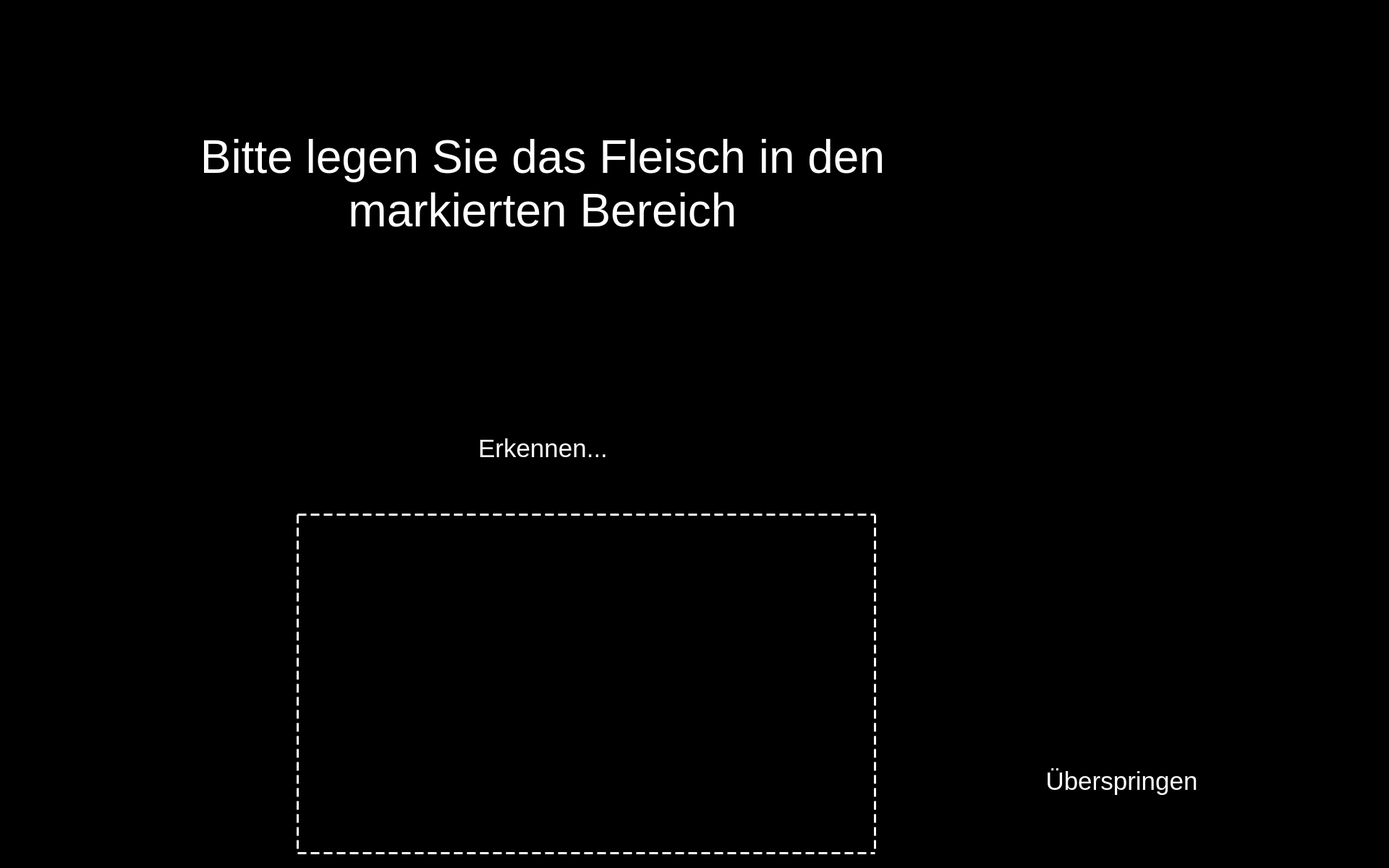
<?xml version="1.0" encoding="UTF-8"?>
<ui version="4.0">
 <class>Step_1_UI</class>
 <widget class="QWidget" name="Step_1_UI">
  <property name="windowModality">
   <enum>Qt::WindowModal</enum>
  </property>
  <property name="enabled">
   <bool>true</bool>
  </property>
  <property name="geometry">
   <rect>
    <x>0</x>
    <y>0</y>
    <width>1920</width>
    <height>1200</height>
   </rect>
  </property>
  <property name="sizePolicy">
   <sizepolicy hsizetype="Preferred" vsizetype="Preferred">
    <horstretch>0</horstretch>
    <verstretch>0</verstretch>
   </sizepolicy>
  </property>
  <property name="minimumSize">
   <size>
    <width>0</width>
    <height>0</height>
   </size>
  </property>
  <property name="maximumSize">
   <size>
    <width>1920</width>
    <height>1200</height>
   </size>
  </property>
  <property name="windowTitle">
   <string>Food Assist</string>
  </property>
  <property name="windowOpacity">
   <double>1.000000000000000</double>
  </property>
  <property name="styleSheet">
   <string notr="true">background-color: rgb(0, 0, 0);</string>
  </property>
  <widget class="QLabel" name="start_label">
   <property name="geometry">
    <rect>
     <x>250</x>
     <y>100</y>
     <width>1000</width>
     <height>310</height>
    </rect>
   </property>
   <property name="sizePolicy">
    <sizepolicy hsizetype="Preferred" vsizetype="Preferred">
     <horstretch>0</horstretch>
     <verstretch>0</verstretch>
    </sizepolicy>
   </property>
   <property name="minimumSize">
    <size>
     <width>510</width>
     <height>310</height>
    </size>
   </property>
   <property name="maximumSize">
    <size>
     <width>1000</width>
     <height>1000</height>
    </size>
   </property>
   <property name="font">
    <font>
     <pointsize>48</pointsize>
     <weight>50</weight>
     <italic>false</italic>
     <bold>false</bold>
     <stylestrategy>PreferDefault</stylestrategy>
     <kerning>true</kerning>
    </font>
   </property>
   <property name="frameShape">
    <enum>QFrame::NoFrame</enum>
   </property>
   <property name="frameShadow">
    <enum>QFrame::Raised</enum>
   </property>
   <property name="lineWidth">
    <number>0</number>
   </property>
   <property name="text">
    <string>&lt;html&gt;&lt;head/&gt;&lt;body&gt;&lt;p&gt;&lt;span style=&quot; color:#ffffff;&quot;&gt;Bitte legen Sie das Fleisch in den markierten Bereich&lt;/span&gt;&lt;/p&gt;&lt;/body&gt;&lt;/html&gt;</string>
   </property>
   <property name="textFormat">
    <enum>Qt::MarkdownText</enum>
   </property>
   <property name="scaledContents">
    <bool>false</bool>
   </property>
   <property name="alignment">
    <set>Qt::AlignCenter</set>
   </property>
   <property name="wordWrap">
    <bool>true</bool>
   </property>
  </widget>
  <widget class="QPushButton" name="button_skip">
   <property name="enabled">
    <bool>true</bool>
   </property>
   <property name="geometry">
    <rect>
     <x>1450</x>
     <y>830</y>
     <width>200</width>
     <height>200</height>
    </rect>
   </property>
   <property name="sizePolicy">
    <sizepolicy hsizetype="Maximum" vsizetype="Maximum">
     <horstretch>0</horstretch>
     <verstretch>0</verstretch>
    </sizepolicy>
   </property>
   <property name="minimumSize">
    <size>
     <width>150</width>
     <height>150</height>
    </size>
   </property>
   <property name="maximumSize">
    <size>
     <width>200</width>
     <height>200</height>
    </size>
   </property>
   <property name="cursor">
    <cursorShape>OpenHandCursor</cursorShape>
   </property>
   <property name="focusPolicy">
    <enum>Qt::WheelFocus</enum>
   </property>
   <property name="contextMenuPolicy">
    <enum>Qt::DefaultContextMenu</enum>
   </property>
   <property name="icon">
    <iconset resource="../../resources/res.qrc">
     <normaloff>:/buttons/Button Next.svg</normaloff>:/buttons/Button Next.svg</iconset>
   </property>
   <property name="iconSize">
    <size>
     <width>200</width>
     <height>200</height>
    </size>
   </property>
   <property name="autoDefault">
    <bool>false</bool>
   </property>
   <property name="default">
    <bool>false</bool>
   </property>
   <property name="flat">
    <bool>true</bool>
   </property>
  </widget>
  <widget class="QLabel" name="label_8">
   <property name="geometry">
    <rect>
     <x>410</x>
     <y>710</y>
     <width>801</width>
     <height>471</height>
    </rect>
   </property>
   <property name="styleSheet">
    <string notr="true">border :3px solid white;
border-style : dashed;
background-color: rgb(0, 0, 0, 0);</string>
   </property>
   <property name="text">
    <string/>
   </property>
  </widget>
  <widget class="QLabel" name="detecting_gif_label">
   <property name="geometry">
    <rect>
     <x>690</x>
     <y>450</y>
     <width>128</width>
     <height>128</height>
    </rect>
   </property>
   <property name="text">
    <string/>
   </property>
   <property name="scaledContents">
    <bool>true</bool>
   </property>
  </widget>
  <widget class="QLabel" name="detecting_text_label">
   <property name="geometry">
    <rect>
     <x>660</x>
     <y>590</y>
     <width>181</width>
     <height>61</height>
    </rect>
   </property>
   <property name="sizePolicy">
    <sizepolicy hsizetype="Preferred" vsizetype="Preferred">
     <horstretch>0</horstretch>
     <verstretch>0</verstretch>
    </sizepolicy>
   </property>
   <property name="minimumSize">
    <size>
     <width>0</width>
     <height>0</height>
    </size>
   </property>
   <property name="maximumSize">
    <size>
     <width>1000</width>
     <height>1000</height>
    </size>
   </property>
   <property name="font">
    <font>
     <pointsize>48</pointsize>
     <weight>50</weight>
     <italic>false</italic>
     <bold>false</bold>
     <stylestrategy>PreferDefault</stylestrategy>
     <kerning>true</kerning>
    </font>
   </property>
   <property name="frameShape">
    <enum>QFrame::NoFrame</enum>
   </property>
   <property name="frameShadow">
    <enum>QFrame::Raised</enum>
   </property>
   <property name="lineWidth">
    <number>0</number>
   </property>
   <property name="text">
    <string>&lt;!DOCTYPE HTML PUBLIC &quot;-//W3C//DTD HTML 4.0//EN&quot; &quot;http://www.w3.org/TR/REC-html40/strict.dtd&quot;&gt;
&lt;html&gt;&lt;head&gt;&lt;meta name=&quot;qrichtext&quot; content=&quot;1&quot; /&gt;&lt;style type=&quot;text/css&quot;&gt;
p, li { white-space: pre-wrap; }
&lt;/style&gt;&lt;/head&gt;&lt;body style=&quot; font-family:'MS Shell Dlg 2'; font-size:48pt; font-weight:400; font-style:normal;&quot;&gt;
&lt;p style=&quot; margin-top:0px; margin-bottom:0px; margin-left:0px; margin-right:0px; -qt-block-indent:0; text-indent:0px;&quot;&gt;&lt;span style=&quot; font-size:26pt; color:#ffffff;&quot;&gt;Erkennen...&lt;/span&gt;&lt;/p&gt;&lt;/body&gt;&lt;/html&gt;</string>
   </property>
   <property name="textFormat">
    <enum>Qt::MarkdownText</enum>
   </property>
   <property name="scaledContents">
    <bool>true</bool>
   </property>
   <property name="alignment">
    <set>Qt::AlignCenter</set>
   </property>
   <property name="wordWrap">
    <bool>true</bool>
   </property>
  </widget>
  <widget class="QLabel" name="detecting_text_label_2">
   <property name="geometry">
    <rect>
     <x>1445</x>
     <y>1050</y>
     <width>211</width>
     <height>61</height>
    </rect>
   </property>
   <property name="sizePolicy">
    <sizepolicy hsizetype="Preferred" vsizetype="Preferred">
     <horstretch>0</horstretch>
     <verstretch>0</verstretch>
    </sizepolicy>
   </property>
   <property name="minimumSize">
    <size>
     <width>0</width>
     <height>0</height>
    </size>
   </property>
   <property name="maximumSize">
    <size>
     <width>1000</width>
     <height>1000</height>
    </size>
   </property>
   <property name="font">
    <font>
     <pointsize>48</pointsize>
     <weight>50</weight>
     <italic>false</italic>
     <bold>false</bold>
     <stylestrategy>PreferDefault</stylestrategy>
     <kerning>true</kerning>
    </font>
   </property>
   <property name="frameShape">
    <enum>QFrame::NoFrame</enum>
   </property>
   <property name="frameShadow">
    <enum>QFrame::Raised</enum>
   </property>
   <property name="lineWidth">
    <number>0</number>
   </property>
   <property name="text">
    <string>&lt;!DOCTYPE HTML PUBLIC &quot;-//W3C//DTD HTML 4.0//EN&quot; &quot;http://www.w3.org/TR/REC-html40/strict.dtd&quot;&gt;
&lt;html&gt;&lt;head&gt;&lt;meta name=&quot;qrichtext&quot; content=&quot;1&quot; /&gt;&lt;style type=&quot;text/css&quot;&gt;
p, li { white-space: pre-wrap; }
&lt;/style&gt;&lt;/head&gt;&lt;body style=&quot; font-family:'MS Shell Dlg 2'; font-size:48pt; font-weight:400; font-style:normal;&quot;&gt;
&lt;p style=&quot; margin-top:0px; margin-bottom:0px; margin-left:0px; margin-right:0px; -qt-block-indent:0; text-indent:0px;&quot;&gt;&lt;span style=&quot; font-size:26pt; color:#ffffff;&quot;&gt;Überspringen&lt;/span&gt;&lt;/p&gt;&lt;/body&gt;&lt;/html&gt;</string>
   </property>
   <property name="textFormat">
    <enum>Qt::MarkdownText</enum>
   </property>
   <property name="scaledContents">
    <bool>true</bool>
   </property>
   <property name="alignment">
    <set>Qt::AlignCenter</set>
   </property>
   <property name="wordWrap">
    <bool>true</bool>
   </property>
  </widget>
  <zorder>label_8</zorder>
  <zorder>start_label</zorder>
  <zorder>button_skip</zorder>
  <zorder>detecting_gif_label</zorder>
  <zorder>detecting_text_label</zorder>
  <zorder>detecting_text_label_2</zorder>
 </widget>
 <resources>
  <include location="resources/res.qrc"/>
 </resources>
 <connections/>
</ui>
